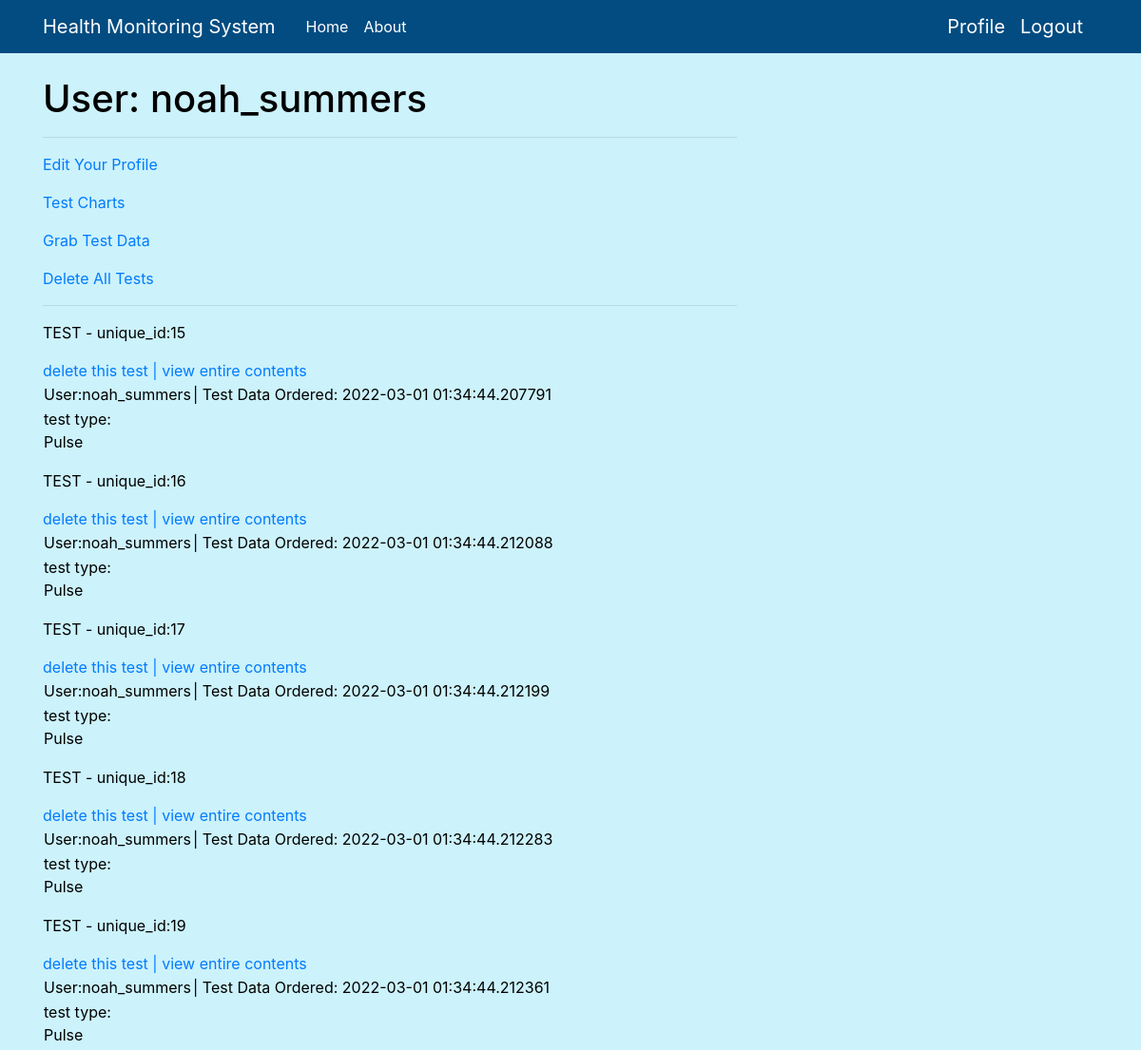
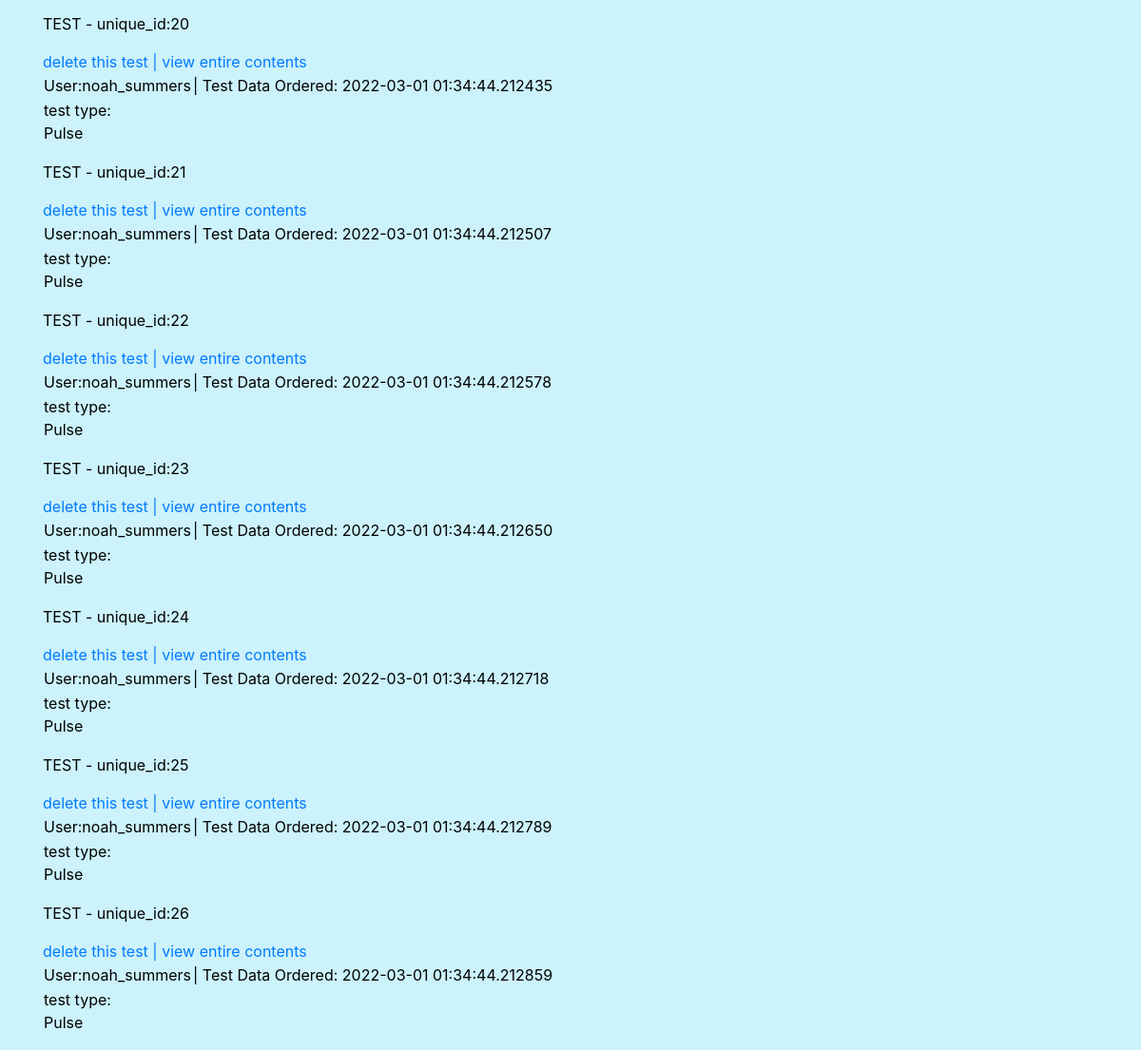
Page /user/noah_summers (signed in) on the earlier database version (2 pictures, top to bottom).
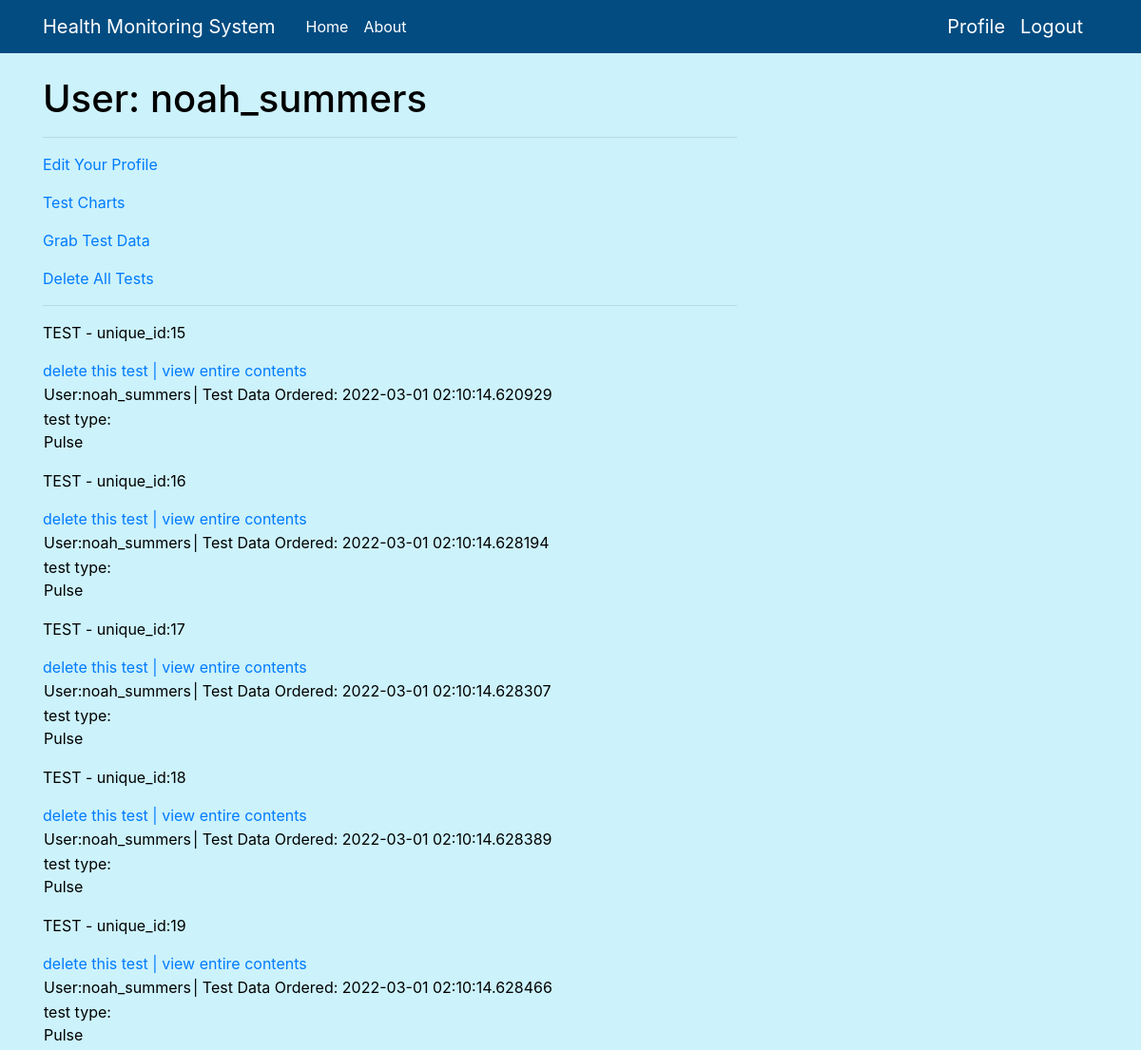
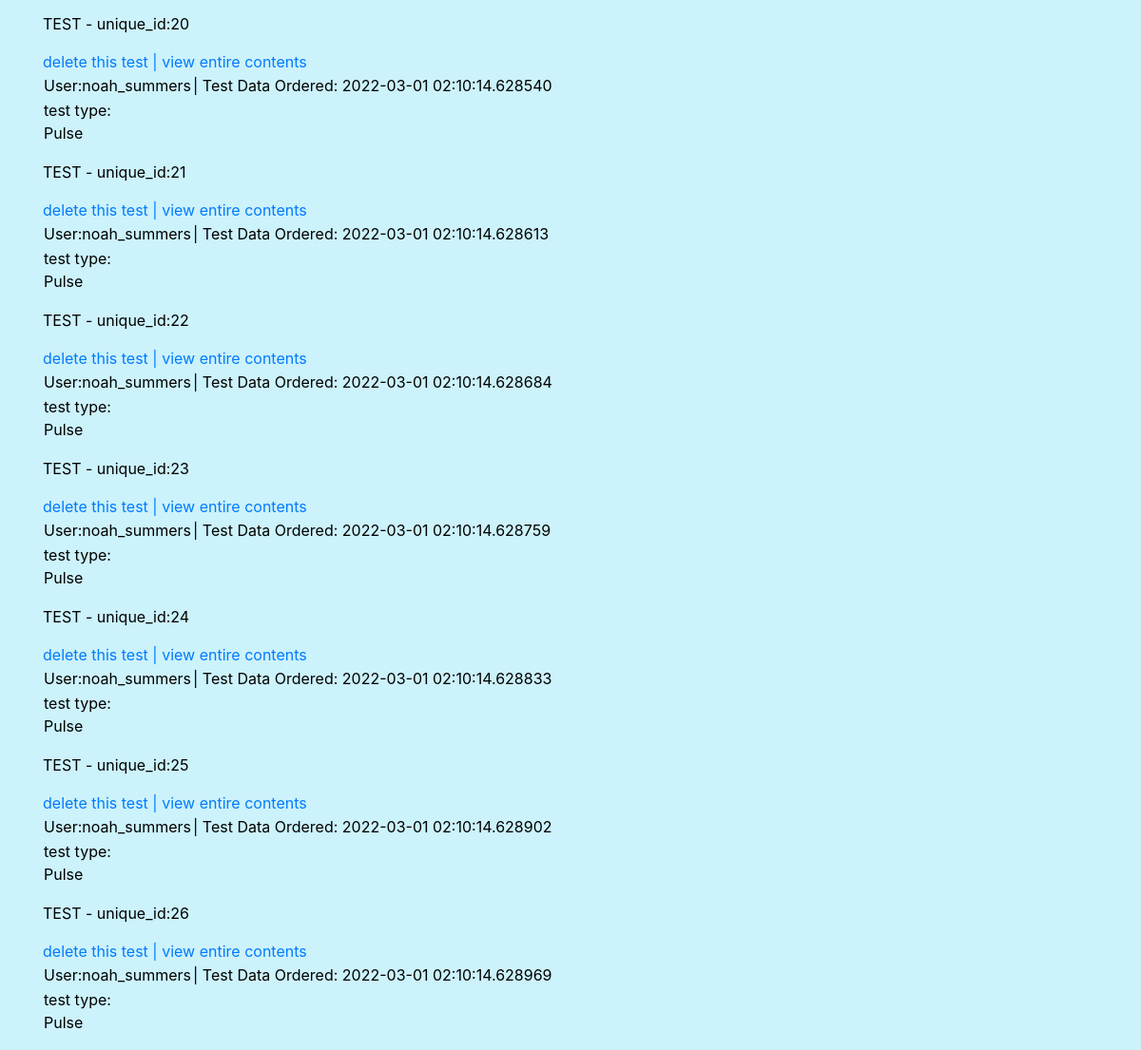
Same page on the later database version (2 pictures, top to bottom).
### app.py (models this page shows, shortened)
class User(UserMixin, db.Model):
    id = db.Column(db.Integer, primary_key=True)
    username = db.Column(db.String(64), index=True, unique=True)
    email = db.Column(db.String(120), index=True, unique=True)          # email field format is validated
    DOB = db.Column(db.String(6), index=True, unique=True)              # DOB field format is validated
    password_hash = db.Column(db.String(128))
    packets = db.relationship("Packet", backref='author', lazy='dynamic')
    packet_count = db.Column(db.Integer, index=True)                    # TODO: managing the users packet counter
    admin = db.Column(db.Integer, index=True, default=False)

class Packet(db.Model):
    id = db.Column(db.Integer, primary_key=True)
    body = db.Column(db.String(500))
    timestamp = db.Column(db.DateTime, index=True, default=datetime.utcnow)     # this timestamp represents when the test was ordered
    test_taken = db.Column(db.String(50), index=True, default=None)             # this timestamp represents when the test was taken
    user_id = db.Column(db.Integer, db.ForeignKey('user.id'))
    test_type = db.Column(db.String(150), default=None)

### app.py (the view)
@app.route('/user/<username>')
@login_required
def user(username):
    user = User.query.filter_by(username=username).first_or_404()
    return render_template('user.html', user=user, packets=user.packets.all())

### app.py (called while the page is built)
@login.user_loader
def load_user(id):
    return User.query.get(int(id))

### templates/user.html (shortened to what this page needs)
{% extends "base.html" %}
{% block content %}
    <h1>User: {{ user.username }}</h1>
    <hr>
    {% if user == current_user %}
    <p><a href="{{ url_for('edit_profile') }}">Edit Your Profile</a></p>
    <p><a href="{{ url_for('test_chart', username=current_user.username)}}">Test Charts</a></p>
    <p><a href="{{ url_for('newtest', username=current_user.username) }}">Grab Test Data</a></p>
    <p><a href="{{ url_for('delete_all_tests', username=current_user.username) }}">Delete All Tests</a></p>
    <hr>
    {% for packet in packets %}
    <p>
        {% include '_packet.html' %}
    </p>
    {% endfor %}
    {% endif %}
{% endblock %}

### templates/base.html (shortened to what this page needs)
<!doctype html>
<html lang="en">
  <head>
    <link rel="stylesheet" href="https://stackpath.bootstrapcdn.com/bootstrap/4.3.1/css/bootstrap.min.css">
    <link rel="stylesheet" type="text/css" href="{{ url_for('static', filename='main.css') }}">
  </head>
  <body>
    <header class="site-header">
      <nav class="navbar navbar-expand-md navbar-dark bg-steel fixed-top">
        <div class="container">
          <a class="navbar-brand mr-4" href="/">Health Monitoring System</a>
          <div class="collapse navbar-collapse" id="navbarToggle">
            <div class="navbar-nav mr-auto">
              {% if current_user.is_anonymous %}
              <a class="nav-item nav-link" href="{{ url_for('index_guest') }}">Home</a>
              {% else %}
              <a class="nav-item nav-link" href="{{ url_for('index') }}">Home</a>
              {% endif %}
              <a class="nav-item nav-link" href="/about">About</a>
            </div>
            {% if current_user.is_anonymous %}
            <div class="navbar-nav">
              <a class="nav-item nav-link" href="{{ url_for('login') }}">Login</a>
              <a class="nav-item nav-link" href="{{ url_for('signup') }}">Sign Up</a>
            </div>
            {% else %}
            <a class="navbar-brand" href="{{ url_for('user', username=current_user.username) }}">Profile</a>
            <a class="navbar-brand" href="{{ url_for('logout') }}">Logout</a>
            {% endif %}
          </div>
        </div>
      </nav>
    </header>
    <main role="main" class="container">
      <div class="row">
        <div class="col-md-8">
          {% block content %}{% endblock %}
    </main>
  </body>
</html>

### templates/_packet.html
<table>
        <tr valign="top">
            <p> TEST - unique_id:{{packet.id}} </p>
            <td>User:{{ packet.author.username}}    </td>
            <td> |   Test Data Ordered: {{packet.timestamp}}</td>
        <a href="{{ url_for('deletetest', username=current_user.username, packet_id=packet.id) }}">delete this test  </a>
        <a href="{{ url_for('open_packet', username=current_user.username, packet_id=packet.id) }}">   |  view entire contents</a>
        </tr>
        <td> test type:<br>{{ packet.test_type }} </td>
    </table>

### static/main.css (style rules this page uses)
body { background: #ccf2fb; color: #000000; margin-top: 5rem; }
h1, h2, h3, h4, h5, h6 { color: #000000; }
.bg-steel { background-color: #024c81; }
.site-header .navbar-nav .nav-link { color: #ffffff; }

Differences in the rows shown:
changed Packet id 15: timestamp "2022-03-01 01:34:44.207791" → "2022-03-01 02:10:14.620929"
changed Packet id 16: timestamp "2022-03-01 01:34:44.212088" → "2022-03-01 02:10:14.628194"
changed Packet id 17: timestamp "2022-03-01 01:34:44.212199" → "2022-03-01 02:10:14.628307"
changed Packet id 18: timestamp "2022-03-01 01:34:44.212283" → "2022-03-01 02:10:14.628389"
changed Packet id 19: timestamp "2022-03-01 01:34:44.212361" → "2022-03-01 02:10:14.628466"
changed Packet id 20: timestamp "2022-03-01 01:34:44.212435" → "2022-03-01 02:10:14.628540"
changed Packet id 21: timestamp "2022-03-01 01:34:44.212507" → "2022-03-01 02:10:14.628613"
changed Packet id 22: timestamp "2022-03-01 01:34:44.212578" → "2022-03-01 02:10:14.628684"
changed Packet id 23: timestamp "2022-03-01 01:34:44.212650" → "2022-03-01 02:10:14.628759"
changed Packet id 24: timestamp "2022-03-01 01:34:44.212718" → "2022-03-01 02:10:14.628833"
changed Packet id 25: timestamp "2022-03-01 01:34:44.212789" → "2022-03-01 02:10:14.628902"
changed Packet id 26: timestamp "2022-03-01 01:34:44.212859" → "2022-03-01 02:10:14.628969"
